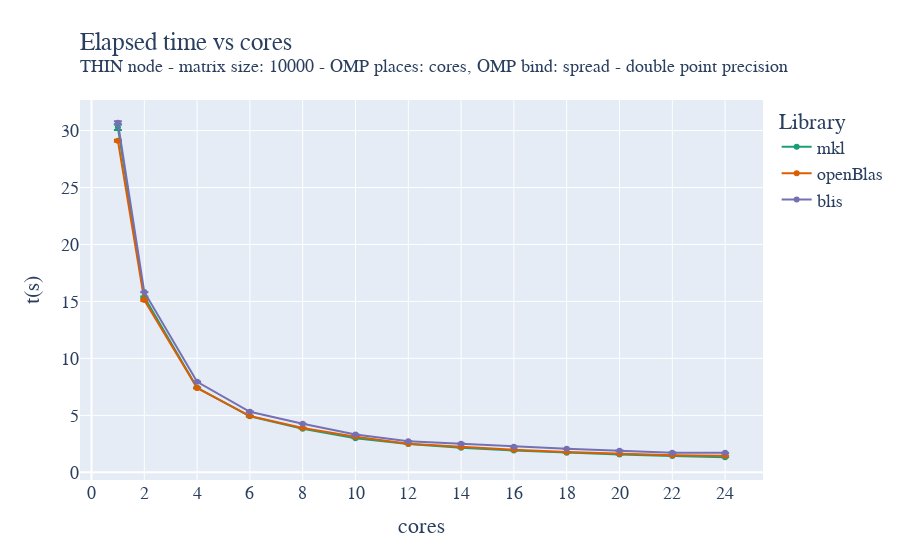

Source (notebook cell):
### Code cell
fig = go.Figure()

fig.add_trace(go.Scatter(x=mkl_double_avg["cores"]["mean"], y=mkl_double_avg["time"]["mean"], name='mkl',
                         error_y=dict(
                             type="data",
                             array=mkl_double_avg["time"]["std"],
                             visible=True)))
fig.add_trace(go.Scatter(x=oblas_double_avg["cores"]["mean"], y=oblas_double_avg["time"]["mean"], name='openBlas',
                         error_y=dict(
                             type="data",
                             array=oblas_double_avg["time"]["std"],
                             visible=True)))
fig.add_trace(go.Scatter(x=blis_double_avg["cores"]["mean"], y=blis_double_avg["time"]["mean"], name='blis',
                         error_y=dict(
                             type="data",
                             array=blis_double_avg["time"]["std"],
                             visible=True)))

fig.update_layout(
    title=go.layout.Title(
        text="Elapsed time vs cores<br><sup>THIN node - matrix size: 10000 - OMP places: cores, OMP bind: spread - double point precision</sup>",
        xref="paper",
        x=0,
    ),
    xaxis_title="cores",
    xaxis = dict(
        tickmode = 'linear',
        tick0 = '0',
        dtick = '2'
    ),
    yaxis_title="t(s)",
    legend_title="Library",
    font=dict(
        family="Courier New, monospace",
        size=18,
    ),
    colorway=["#1b9e77","#d95f02", "#7570b3"]
)
fig.show()
fig.write_image("/home/andres/hpc/Foundations_of_HPC_2022/Assignment/my_assignment/report/images/fixed_size_thin_double_time_spread.pdf", height=500, width=1000)

### Figure 1 — Plotly figure (JSON) as saved in the notebook; plotly's stock layout.template omitted (floating-point values rounded to 4 significant figures)
{"data": [{"error_y": {"array": [0.2459, 0.0446, 0.02493, 0.03264, 0.003426, 0.001739, 0.00149, 0.001797, 0.001804, 0.002126, 0.001459, 0.001755, 0.00107], "type": "data", "visible": true}, "name": "mkl", "type": "scatter", "x": [1, 2, 4, 6, 8, 10, 12, 14, 16, 18, 20, 22, 24], "y": [30.29, 15.38, 7.414, 4.911, 3.821, 2.996, 2.477, 2.159, 1.913, 1.71, 1.556, 1.427, 1.323]}, {"error_y": {"array": [0.09248, 0.09168, 0.01859, 0.02477, 0.02229, 0.05371, 0.006317, 0.02236, 0.01082, 0.01344, 0.00578, 0.01113, 0.00786], "type": "data", "visible": true}, "name": "openBlas", "type": "scatter", "x": [1, 2, 4, 6, 8, 10, 12, 14, 16, 18, 20, 22, 24], "y": [29.11, 15.12, 7.408, 4.937, 3.889, 3.123, 2.514, 2.223, 1.983, 1.778, 1.626, 1.503, 1.462]}, {"error_y": {"array": [0.1231, 0.008253, 0.03092, 0.02446, 0.003227, 0.008756, 0.009109, 0.01292, 0.004234, 0.00716, 0.005616, 0.01392, 0.01067], "type": "data", "visible": true}, "name": "blis", "type": "scatter", "x": [1, 2, 4, 6, 8, 10, 12, 14, 16, 18, 20, 22, 24], "y": [30.68, 15.82, 7.942, 5.313, 4.266, 3.315, 2.735, 2.518, 2.247, 2.059, 1.903, 1.724, 1.714]}], "layout": {"colorway": ["#1b9e77", "#d95f02", "#7570b3"], "font": {"family": "Courier New, monospace", "size": 18}, "legend": {"title": {"text": "Library"}}, "title": {"text": "Elapsed time vs cores<br><sup>THIN node - matrix size: 10000 - OMP places: cores, OMP bind: spread - double point precision</sup>", "x": 0, "xref": "paper"}, "xaxis": {"dtick": "2", "tick0": "0", "tickmode": "linear", "title": {"text": "cores"}}, "yaxis": {"title": {"text": "t(s)"}}}}
